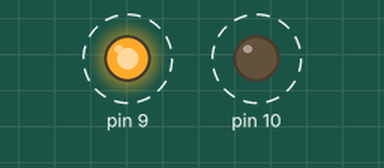
Bench run of a sketch on a simulated Arduino Uno, built with avr-gcc and run on an emulated ATmega328P. Shown: output pins drawn as LEDs (lit = HIGH). Dashed ring = blinking.

Above: at 0.4 s.
Timing chart, 0 to 3.0 s (numbered marks = the images above):
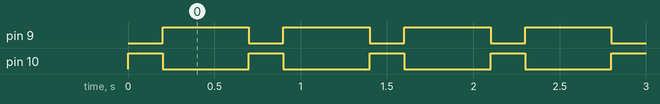

The sketch:

flash-led-with-variables.ino
```cpp
void setup() {
  pinMode(10, OUTPUT);
  pinMode(9, OUTPUT);
}

void loop() {
  int intervalo_pisca;
  int intervalo_pisca2;

  intervalo_pisca = 200;
  intervalo_pisca2 = 500;

  digitalWrite(10, HIGH);
  digitalWrite(9, LOW);
  delay(intervalo_pisca);

  digitalWrite(10, LOW);
  digitalWrite(9, HIGH);
  delay(intervalo_pisca2);
}
```

Measured:
- by itself, pin 9: alternates HIGH for 0.50 s and LOW for 0.20 s
- by itself, pin 10: alternates HIGH for 0.20 s and LOW for 0.50 s
